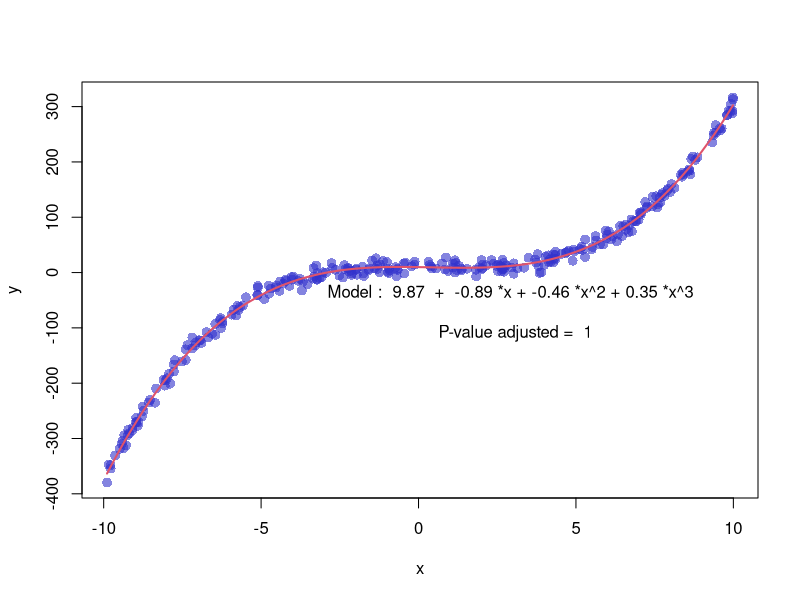

Generate this figure with R:
x <- runif(300,  min=-10, max=10)
y <- 0.35*x^3 - 0.45 * x^2 - x + 10 + rnorm(length(x),0,8)

#a silly comment

# plot of x and y :
plot(x,y,col=rgb(0.2,0.2,0.8,0.6),pch=16 , cex=1.3)

# Can we find a polynome that fit this function ?
model <- lm(y ~ x + I(x^2) + I(x^3))

# I can get the features of this model :
#summary(model)
#model$coefficients
#summary(model)$adj.r.squared

# For each value of x, I can get the value of y estimated by the model, and add it to the current plot !
myPredict <- predict( model )
ix <- sort(x,index.return=T)$ix
lines(x[ix], myPredict[ix], col=2, lwd=2 )

# I add the features of the model to the plot
coeff <- round(model$coefficients , 2)
text(3, -70 , paste("Model : ",coeff[1] , " + " , coeff[2] , "*x"  , "+" , coeff[3] , "*x^2" , "+" , coeff[4] , "*x^3" , "\n\n" , "P-value adjusted = ",round(summary(model)$adj.r.squared,2)))

print("hello world")
